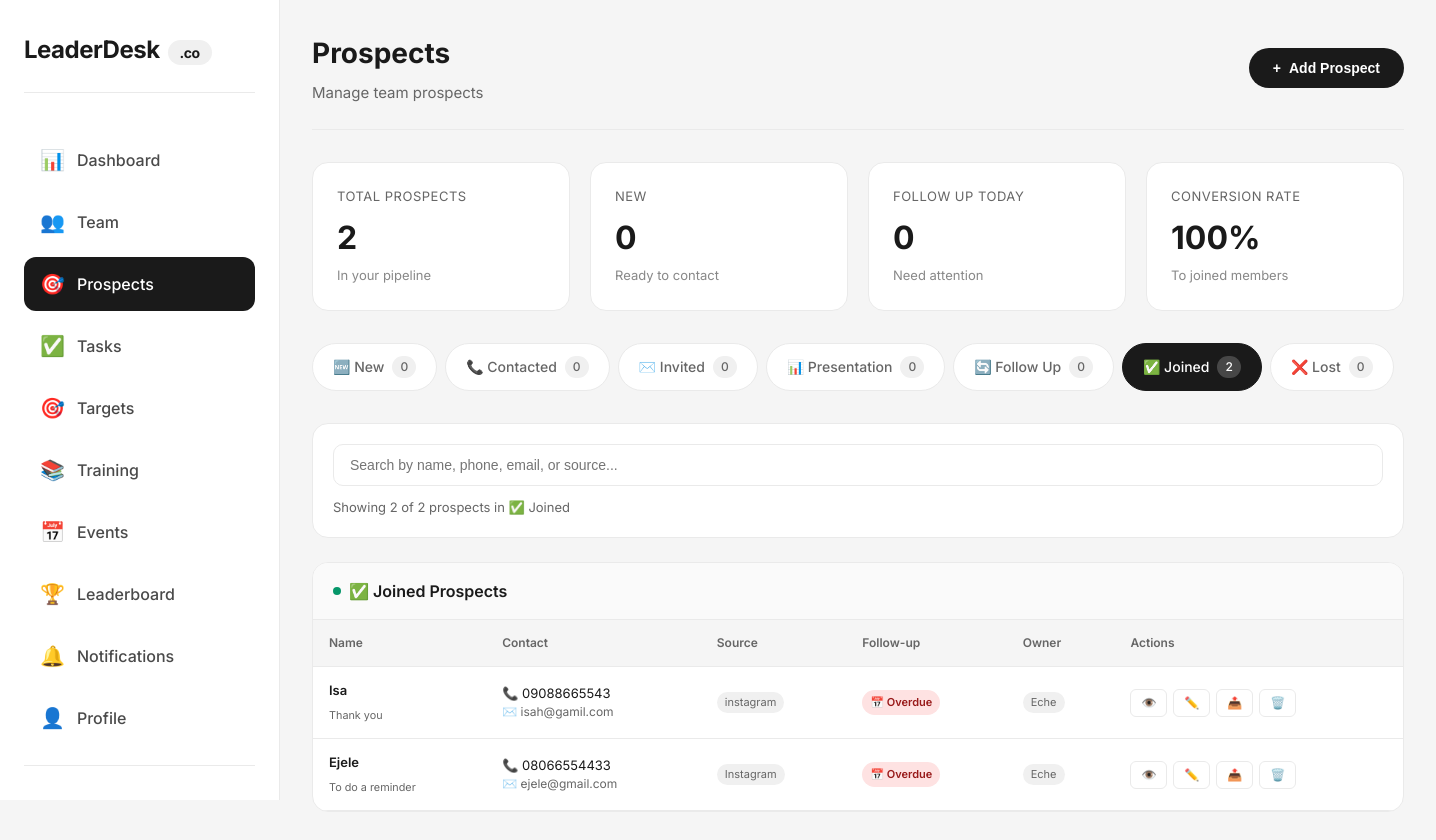
The page /prospects.php?stage=joined (signed in) on the database its author committed.
### tables this page shows
CREATE TABLE `prospects` (
  `id` int(11) NOT NULL AUTO_INCREMENT,
  `team_id` int(11) NOT NULL,
  `user_id` int(11) NOT NULL,
  `name` varchar(100) NOT NULL,
  `phone` varchar(20) DEFAULT NULL,
  `email` varchar(100) DEFAULT NULL,
  `source` varchar(50) DEFAULT NULL,
  `stage` enum('new','contacted','invited','presentation','follow_up','joined','not_interested') DEFAULT 'new',
  `follow_up_date` date DEFAULT NULL,
  `notes` text DEFAULT NULL,
  `created_at` timestamp NOT NULL DEFAULT current_timestamp(),
  PRIMARY KEY (`id`),
  KEY `team_id` (`team_id`),
  KEY `user_id` (`user_id`),
  CONSTRAINT `prospects_ibfk_1` FOREIGN KEY (`team_id`) REFERENCES `teams` (`id`) ON DELETE CASCADE,
  CONSTRAINT `prospects_ibfk_2` FOREIGN KEY (`user_id`) REFERENCES `users` (`id`) ON DELETE CASCADE
);

CREATE TABLE `users` (
  `id` int(11) NOT NULL AUTO_INCREMENT,
  `name` varchar(100) NOT NULL,
  `email` varchar(100) NOT NULL,
  `phone` varchar(20) DEFAULT NULL,
  `password` varchar(255) NOT NULL,
  `role` enum('super_admin','team_leader','member') DEFAULT 'member',
  `upgrade_requested` tinyint(4) DEFAULT 0,
  `team_id` int(11) DEFAULT NULL,
  `status` enum('active','inactive','suspended') DEFAULT 'active',
  `created_at` timestamp NOT NULL DEFAULT current_timestamp(),
  `updated_at` timestamp NOT NULL DEFAULT current_timestamp() ON UPDATE current_timestamp(),
  `last_login` timestamp NULL DEFAULT NULL,
  PRIMARY KEY (`id`),
  UNIQUE KEY `email` (`email`)
);

### includes/auth_check.php (called while the page is built, shortened)
<?php
$stmt = $pdo->prepare("SELECT u.*, t.team_name, t.subscription_status, tb.primary_color, tb.logo_url, tb.tagline
                       FROM users u
                       LEFT JOIN teams t ON u.team_id = t.id
                       LEFT JOIN team_branding tb ON u.team_id = tb.team_id
                       WHERE u.id = ?");
$stmt->execute([$_SESSION['user_id']]);
$current_user = $stmt->fetch();
?>

### prospects.php (the view, shortened to what this page needs)
<?php
require_once 'config/database.php';
require_once 'includes/auth_check.php';
if ($current_user['role'] == 'team_leader') {
    $stmt = $pdo->prepare("SELECT p.*, u.name as owner_name FROM prospects p LEFT JOIN users u ON p.user_id = u.id WHERE p.team_id = ? ORDER BY p.created_at DESC");
    $stmt->execute([$current_user['team_id']]);
} else {
    $stmt = $pdo->prepare("SELECT * FROM prospects WHERE team_id = ? AND user_id = ? ORDER BY created_at DESC");
    $stmt->execute([$current_user['team_id'], $current_user['id']]);
}
$all_prospects = $stmt->fetchAll();
$stages = [
    'new' => ['label' => '🆕 New', 'color' => '#3b82f6', 'icon' => '🆕', 'count' => 0],
    'contacted' => ['label' => '📞 Contacted', 'color' => '#8b5cf6', 'icon' => '📞', 'count' => 0],
    'invited' => ['label' => '✉️ Invited', 'color' => '#ec4899', 'icon' => '✉️', 'count' => 0],
    'presentation' => ['label' => '📊 Presentation', 'color' => '#f59e0b', 'icon' => '📊', 'count' => 0],
    'follow_up' => ['label' => '🔄 Follow Up', 'color' => '#10b981', 'icon' => '🔄', 'count' => 0],
    'joined' => ['label' => '✅ Joined', 'color' => '#059669', 'icon' => '✅', 'count' => 0],
    'not_interested' => ['label' => '❌ Lost', 'color' => '#6b7280', 'icon' => '❌', 'count' => 0]
];
$grouped_prospects = [];
foreach ($stages as $stage_key => $stage_info) {
    $grouped_prospects[$stage_key] = array_filter($all_prospects, function($p) use ($stage_key) {
        return $p['stage'] == $stage_key;
    });
    $stages[$stage_key]['count'] = count($grouped_prospects[$stage_key]);
}
$total_prospects = count($all_prospects);
$new_prospects = $stages['new']['count'];
$follow_up_today = count(array_filter($all_prospects, function($p) {
    return $p['follow_up_date'] == date('Y-m-d') && $p['stage'] != 'joined' && $p['stage'] != 'not_interested';
}));
$conversion_rate = $total_prospects > 0 ? round(($stages['joined']['count'] / $total_prospects) * 100) : 0;
$current_stage = isset($_GET['stage']) && array_key_exists($_GET['stage'], $stages) ? $_GET['stage'] : 'new';
?>
<!DOCTYPE html>
<html lang="en">
<head>
</head>
<body>
    <div class="app">
        <aside class="sidebar">
            <div class="sidebar-logo">
                LeaderDesk<span>.co</span>
            </div>
            <ul class="nav-menu">
                <li class="nav-item">
                    <a href="dashboard.php">
                        <span class="nav-icon">📊</span>
                        Dashboard
                    </a>
                </li>
                <li class="nav-item">
                    <a href="team.php">
                        <span class="nav-icon">👥</span>
                        Team
                    </a>
                </li>
                <li class="nav-item active">
                    <a href="prospects.php">
                        <span class="nav-icon">🎯</span>
                        Prospects
                    </a>
                </li>
                <li class="nav-item">
                    <a href="tasks.php">
                        <span class="nav-icon">✅</span>
                        Tasks
                    </a>
                </li>
                <li class="nav-item">
                    <a href="targets.php">
                        <span class="nav-icon">🎯</span>
                        Targets
                    </a>
                </li>
                <li class="nav-item">
                    <a href="training.php">
                        <span class="nav-icon">📚</span>
                        Training
                    </a>
                </li>
                <li class="nav-item">
                    <a href="events.php">
                        <span class="nav-icon">📅</span>
                        Events
                    </a>
                </li>
                <li class="nav-item">
                    <a href="leaderboard.php">
                        <span class="nav-icon">🏆</span>
                        Leaderboard
                    </a>
                </li>
                <li class="nav-item">
                    <a href="notifications.php">
                        <span class="nav-icon">🔔</span>
                        Notifications
                    </a>
                </li>
                <li class="nav-item">
                    <a href="profile.php">
                        <span class="nav-icon">👤</span>
                        Profile
                    </a>
                </li>
                <li class="nav-item" style="margin-top: 20px; border-top: 1px solid #eaeaea; padding-top: 20px;">
                    <a href="logout.php" style="color: #ef4444;">
                        <span class="nav-icon">🚪</span>
                    </a>
                </li>
            </ul>
        </aside>
        <main class="main">
            <div class="top-bar">
                <div class="page-title">
                    <h1>Prospects</h1>
                    <p><?php echo $current_user['role'] == 'team_leader' ? 'Manage team prospects' : 'Manage your prospects'; ?></p>
                </div>
                <div class="header-actions">
                    <button class="btn btn-primary" onclick="openModal('addProspectModal')">
                        <span>+</span> Add Prospect
                    </button>
                </div>
            </div>
            <div class="stats-grid">
                <div class="stat-card">
                    <div class="stat-label">Total Prospects</div>
                    <div class="stat-value"><?php echo $total_prospects; ?></div>
                    <div class="stat-sub">In your pipeline</div>
                </div>
                <div class="stat-card">
                    <div class="stat-label">New</div>
                    <div class="stat-value"><?php echo $new_prospects; ?></div>
                    <div class="stat-sub">Ready to contact</div>
                </div>
                <div class="stat-card">
                    <div class="stat-label">Follow Up Today</div>
                    <div class="stat-value"><?php echo $follow_up_today; ?></div>
                    <div class="stat-sub">Need attention</div>
                </div>
                <div class="stat-card">
                    <div class="stat-label">Conversion Rate</div>
                    <div class="stat-value"><?php echo $conversion_rate; ?>%</div>
                    <div class="stat-sub">To joined members</div>
                </div>
            </div>
            <div class="stage-tabs">
                <?php foreach ($stages as $stage_key => $stage): ?>
                    <a href="?stage=<?php echo $stage_key; ?>" class="stage-tab <?php echo $current_stage == $stage_key ? 'active' : ''; ?>">
                        <span><?php echo $stage['label']; ?></span>
                        <span class="count"><?php echo $stage['count']; ?></span>
                    </a>
                <?php endforeach; ?>
            </div>
            <div class="search-section">
                <div class="search-box">
                    <input type="text" id="searchInput" class="search-input" placeholder="Search by name, phone, email, or source..." onkeyup="filterProspects()">
                </div>
                <div class="search-results" id="searchResults">
                </div>
            </div>
            <?php if (empty($grouped_prospects[$current_stage])): ?>
                <div class="empty-state">
                    <span><?php echo $stages[$current_stage]['icon']; ?></span>
                    <h3>No prospects in <?php echo $stages[$current_stage]['label']; ?></h3>
                    <p>Add a new prospect or move existing ones to this stage</p>
                    <button class="btn btn-primary" onclick="openModal('addProspectModal')" style="margin-top: 16px;">Add Prospect</button>
                </div>
            <?php else: ?>
                <div class="prospects-table-container">
                    <div class="table-header">
                        <h2>
                            <span class="stage-indicator" style="background: <?php echo $stages[$current_stage]['color']; ?>;"></span>
                            <?php echo $stages[$current_stage]['label']; ?> Prospects
                        </h2>
                    </div>
                    <table class="prospects-table" id="prospectsTable">
                        <thead>
                            <tr>
                                <th>Name</th>
                                <th>Contact</th>
                                <th>Source</th>
                                <th>Follow-up</th>
                                <?php if ($current_user['role'] == 'team_leader'): ?>
                                    <th>Owner</th>
                                <?php endif; ?>
                                <th>Actions</th>
                            </tr>
                        </thead>
                        <tbody id="prospectsTableBody">
                            <?php foreach ($grouped_prospects[$current_stage] as $prospect):
                                $follow_up_class = '';
                                $follow_up_text = '';
                                if ($prospect['follow_up_date']) {
                                    if ($prospect['follow_up_date'] == date('Y-m-d')) {
                                        $follow_up_class = 'follow-up-today';
                                        $follow_up_text = 'Today';
                                    } elseif (strtotime($prospect['follow_up_date']) < time()) {
                                        $follow_up_class = 'follow-up-overdue';
                                        $follow_up_text = 'Overdue';
                                    } else {
                                        $follow_up_class = 'follow-up-future';
                                        $follow_up_text = date('M d', strtotime($prospect['follow_up_date']));
                                    }
                                }
                            ?>
                                <tr data-search="<?php echo strtolower($prospect['name'] . ' ' . ($prospect['phone'] ?? '') . ' ' . ($prospect['email'] ?? '') . ' ' . ($prospect['source'] ?? '')); ?>">
                                    <td>
                                        <div class="prospect-name"><?php echo htmlspecialchars($prospect['name']); ?></div>
                                        <?php if ($prospect['notes']): ?>
                                            <small style="color: #666;"><?php echo htmlspecialchars(substr($prospect['notes'], 0, 30)) . (strlen($prospect['notes']) > 30 ? '...' : ''); ?></small>
                                        <?php endif; ?>
                                    </td>
                                    <td>
                                        <?php if ($prospect['phone']): ?>
                                            <div>📞 <?php echo htmlspecialchars($prospect['phone']); ?></div>
                                        <?php endif; ?>
                                        <?php if ($prospect['email']): ?>
                                            <div class="prospect-contact">✉️ <?php echo htmlspecialchars($prospect['email']); ?></div>
                                        <?php endif; ?>
                                    </td>
                                    <td>
                                        <?php if ($prospect['source']): ?>
                                            <span class="owner-badge"><?php echo htmlspecialchars($prospect['source']); ?></span>
                                        <?php else: ?>
                                            <span style="color: #999;">-</span>
                                        <?php endif; ?>
                                    </td>
                                    <td>
                                        <?php if ($prospect['follow_up_date']): ?>
                                            <span class="follow-up-badge <?php echo $follow_up_class; ?>">
                                                📅 <?php echo $follow_up_text; ?>
                                            </span>
                                        <?php else: ?>
                                            <span style="color: #999;">-</span>
                                        <?php endif; ?>
                                    </td>
                                    <?php if ($current_user['role'] == 'team_leader' && isset($prospect['owner_name'])): ?>
                                        <td>
                                            <span class="owner-badge"><?php echo htmlspecialchars($prospect['owner_name']); ?></span>
                                        </td>
                                    <?php endif; ?>
                                    <td>
                                        <div class="action-buttons">
                                            <button class="btn-icon view" onclick="viewProspect(<?php echo $prospect['id']; ?>)" title="View Details">👁️</button>
                                            <button class="btn-icon edit" onclick="editProspect(<?php echo $prospect['id']; ?>)" title="Edit">✏️</button>
                                            <button class="btn-icon share" onclick="shareFile(<?php echo $prospect['id']; ?>)" title="Share File">📤</button>
                                            <button class="btn-icon delete" onclick="deleteProspect(<?php echo $prospect['id']; ?>)" title="Delete">🗑️</button>
                                        </div>
                                    </td>
                                </tr>
                            <?php endforeach; ?>
                        </tbody>
                    </table>
                </div>
            <?php endif; ?>
        </main>
    </div>
</body>
</html>

### rows shown on the page
prospects: name "Isa", notes "Thank you", phone "09088665543", email "isah@gamil.com", source "instagram", follow_up_date "Overdue", user.name "Eche"
prospects: name "Ejele", notes "To do a reminder", phone "08066554433", email "ejele@gmail.com", source "Instagram", follow_up_date "Overdue", user.name "Eche"

### other values the page prints
$total_prospects "2"
$new_prospects "0"
$follow_up_today "0"
$conversion_rate "100"
$stage['label'] "🆕 New"
$stage['count'] "0"
$stage['label'] "📞 Contacted"
$stage['label'] "✉️ Invited"
$stage['label'] "📊 Presentation"
$stage['label'] "🔄 Follow Up"
$stage['label'] "✅ Joined"
$stage['count'] "2"
$stage['label'] "❌ Lost"
$stages[$current_stage]['label'] "✅ Joined"
